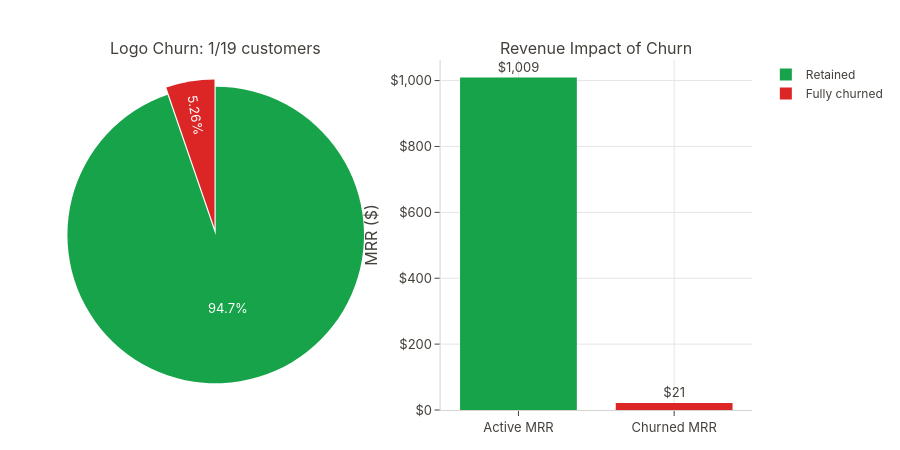

Notebook code for this chart:
### Code cell
reports.churn.plot_stripe_overview(data)

### Figure 1 — Plotly figure (JSON) as saved in the notebook; plotly's stock layout.template omitted (floating-point values rounded to 4 significant figures)
{"data": [{"domain": {"x": [0, 0.45], "y": [0, 1]}, "labels": ["Retained", "Fully churned"], "marker": {"colors": ["#16A34A", "#DC2626"]}, "pull": [0, 0.05], "type": "pie", "values": [18, 1]}, {"marker": {"color": ["#16A34A", "#DC2626"]}, "showlegend": false, "text": ["$1,009", "$21"], "textposition": "outside", "type": "bar", "x": ["Active MRR", "Churned MRR"], "xaxis": "x", "y": [1009.0, 21], "yaxis": "y"}], "layout": {"annotations": [{"font": {"size": 16}, "showarrow": false, "text": "Logo Churn: 1/19 customers", "x": 0.225, "xanchor": "center", "xref": "paper", "y": 1, "yanchor": "bottom", "yref": "paper"}, {"font": {"size": 16}, "showarrow": false, "text": "Revenue Impact of Churn", "x": 0.775, "xanchor": "center", "xref": "paper", "y": 1, "yanchor": "bottom", "yref": "paper"}], "height": 450, "xaxis": {"anchor": "y", "domain": [0.55, 1]}, "yaxis": {"anchor": "x", "domain": [0, 1], "tickformat": ",", "tickprefix": "$", "title": {"text": "MRR ($)"}}}}
